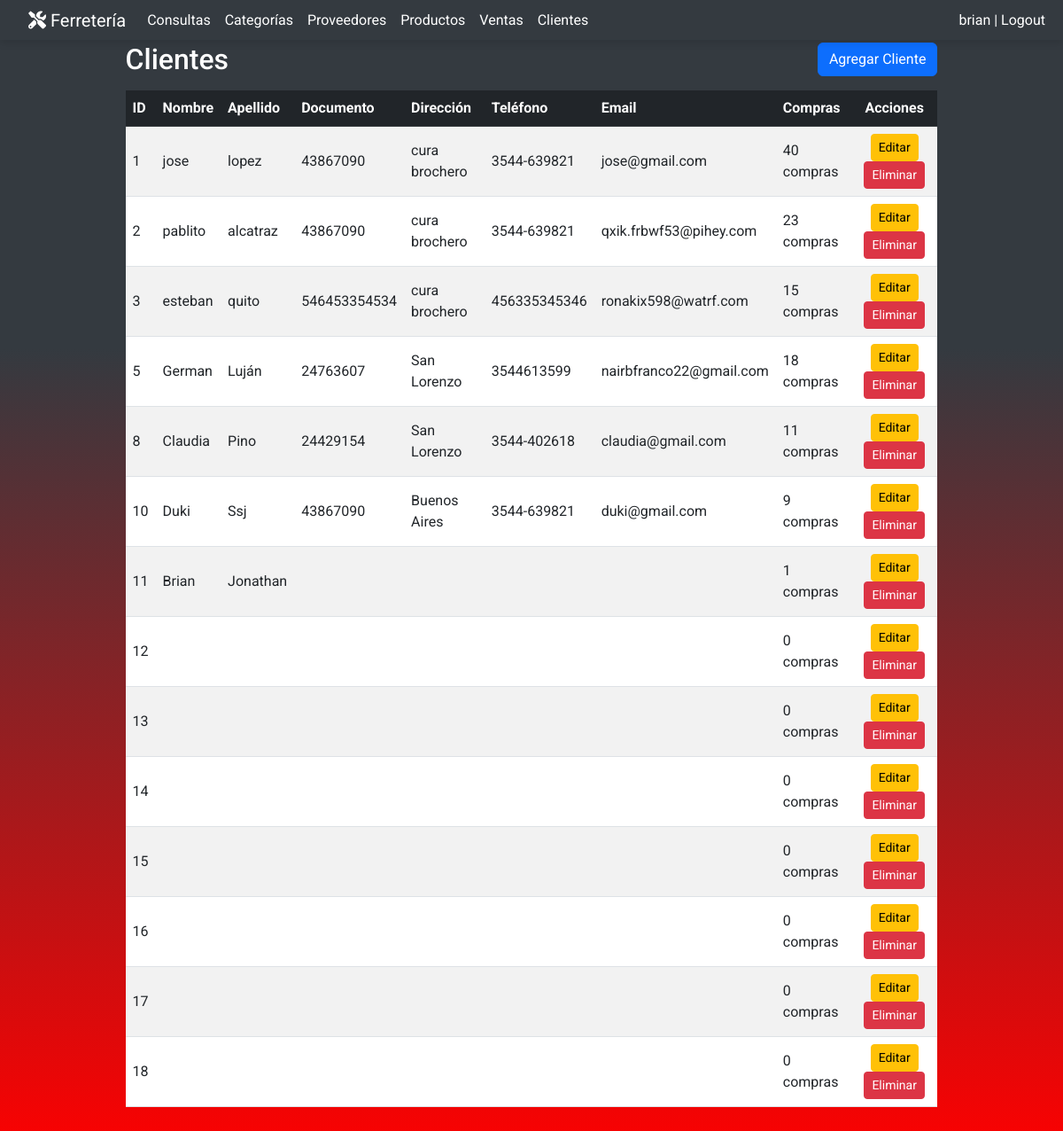
The app's page /clientes/ (signed in), older data.
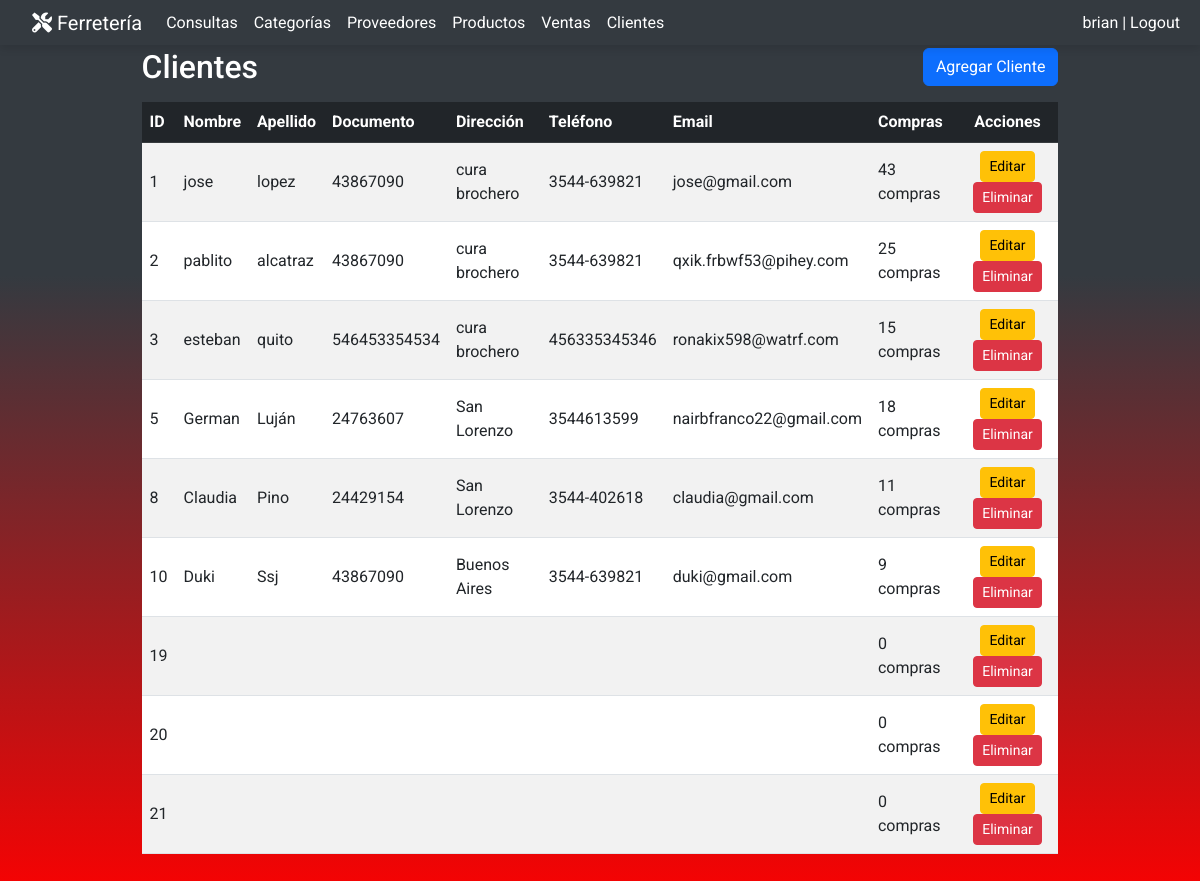
The same page, newer data.
### miAplicacion/models.py (models this page shows, shortened)
class Cliente(models.Model):
    user = models.OneToOneField(User, on_delete=models.CASCADE, null=True, blank=True, default=None , related_name='cliente')
    nombre = models.CharField(max_length=50)
    apellido = models.CharField(max_length=100)
    documento = models.CharField(max_length=50)
    direccion = models.CharField(max_length=200, default='', blank=True)
    telefono = models.CharField(max_length=15)
    email = models.EmailField(default='', blank=True)

### miAplicacion/views.py (the view)
    def wrapper(request, *args, **kwargs):
        if not request.user.is_staff:  # Verificar si el usuario es administrador
            raise PermissionDenied  # Denegar acceso si no es administrador
        return view_func(request, *args, **kwargs)

### miAplicacion/views.py (called while the page is built)
def admin_required(view_func):
    def wrapper(request, *args, **kwargs):
        if not request.user.is_staff:  # Verificar si el usuario es administrador
            raise PermissionDenied  # Denegar acceso si no es administrador
        return view_func(request, *args, **kwargs)
    return wrapper

@admin_required
@login_required
def cliente_lista(request):
    clientes = Cliente.objects.annotate(compras_recientes=Count('venta'))
    is_admin = request.user.is_staff  # Verifica si el usuario es administrador
    return render(request, 'clientes/cliente_lista.html', {'clientes': clientes, 'is_admin': is_admin})

### miAplicacion/templates/clientes/cliente_lista.html (shortened to what this page needs)
{% extends 'base.html' %}
{% block content %}
<div class="container my-5">
    <div class="d-flex justify-content-between align-items-center mb-3">
        <h2 class="mb-0">Clientes</h2>
        <a href="{% url 'cliente_agregar' %}" class="btn btn-primary">Agregar Cliente</a>
    </div>
    <div class="table-responsive">
        <table class="table table-striped table-hover align-middle">
            <thead class="table-dark">
                <tr>
                    <th>ID</th>
                    <th>Nombre</th>
                    <th>Apellido</th>
                    <th>Documento</th>
                    <th>Dirección</th>
                    <th>Teléfono</th>
                    <th>Email</th>
                    <th>Compras</th>
                    <th class="text-center">Acciones</th>
                </tr>
            </thead>
            <tbody>
                {% for cliente in clientes %}
                <tr onclick="window.location='{% url 'cliente_compras' cliente.id %}'">
                    <td>{{ cliente.id }}</td>
                    <td>{{ cliente.nombre }}</td>
                    <td>{{ cliente.apellido }}</td>
                    <td>{{ cliente.documento }}</td>
                    <td>{{ cliente.direccion }}</td>
                    <td>{{ cliente.telefono }}</td>
                    <td>{{ cliente.email }}</td>
                    <td>{{ cliente.compras_recientes }} compras</td>
                    <td class="text-center">
                        <a href="{% url 'cliente_editar' cliente.id %}" class="btn btn-warning btn-sm">Editar</a>
                        <a href="{% url 'cliente_eliminar' cliente.id %}" class="btn btn-danger btn-sm">Eliminar</a>
                    </td>
                </tr>
                {% endfor %}
            </tbody>
        </table>
    </div>
</div>
{% endblock %}

Row changes from the older to the newer data that the page shows:
removed Cliente: id "11", nombre "Brian", apellido "Jonathan", compras_recientes "1"
removed Cliente: id "12", compras_recientes "0"
removed Cliente: id "13", compras_recientes "0"
removed Cliente: id "14", compras_recientes "0"
removed Cliente: id "15", compras_recientes "0"
removed Cliente: id "16", compras_recientes "0"
removed Cliente: id "17", compras_recientes "0"
removed Cliente: id "18", compras_recientes "0"
computed for Cliente "jose": compras_recientes "40" → "43"
computed for Cliente "pablito": compras_recientes "23" → "25"
added Cliente: id "19", compras_recientes "0"
added Cliente: id "20", compras_recientes "0"
added Cliente: id "21", compras_recientes "0"
